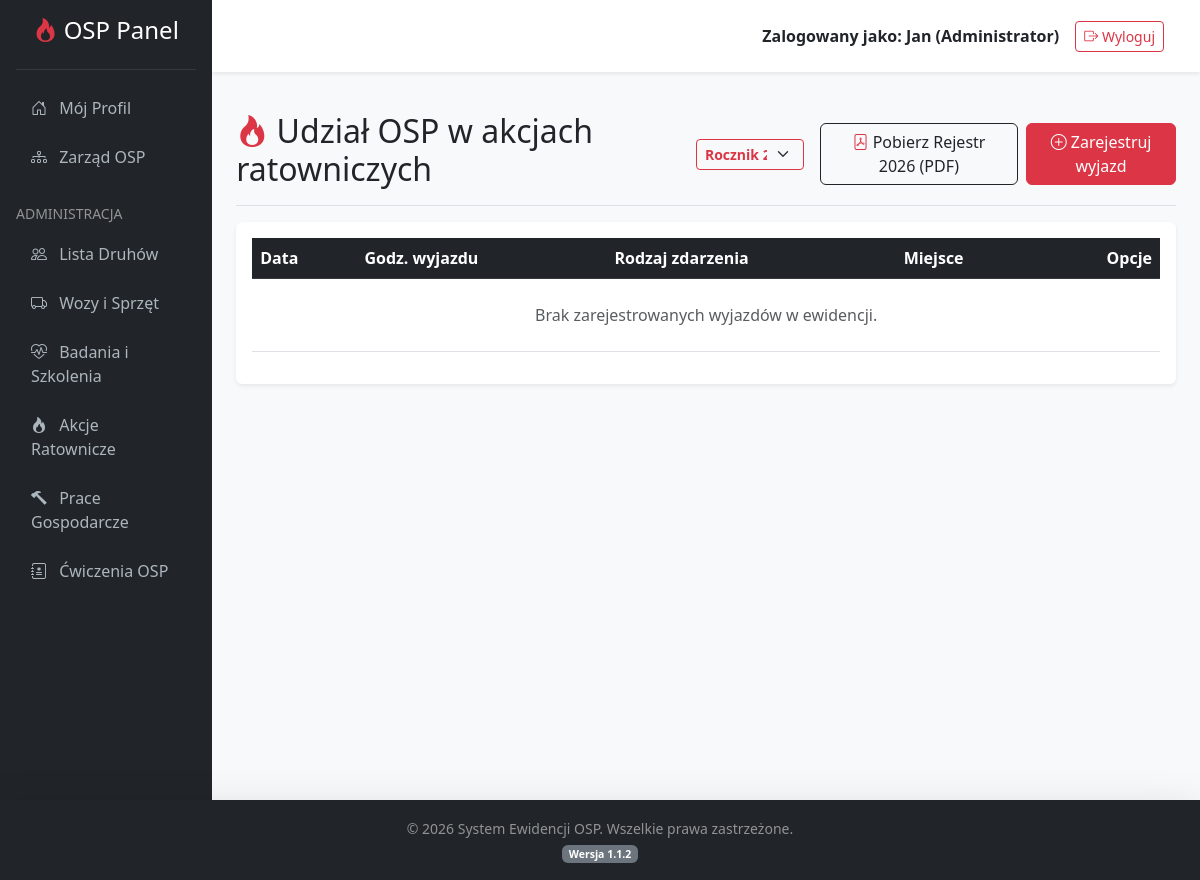
The page /index.php?action=incidents (signed in) on the database as committed earlier.
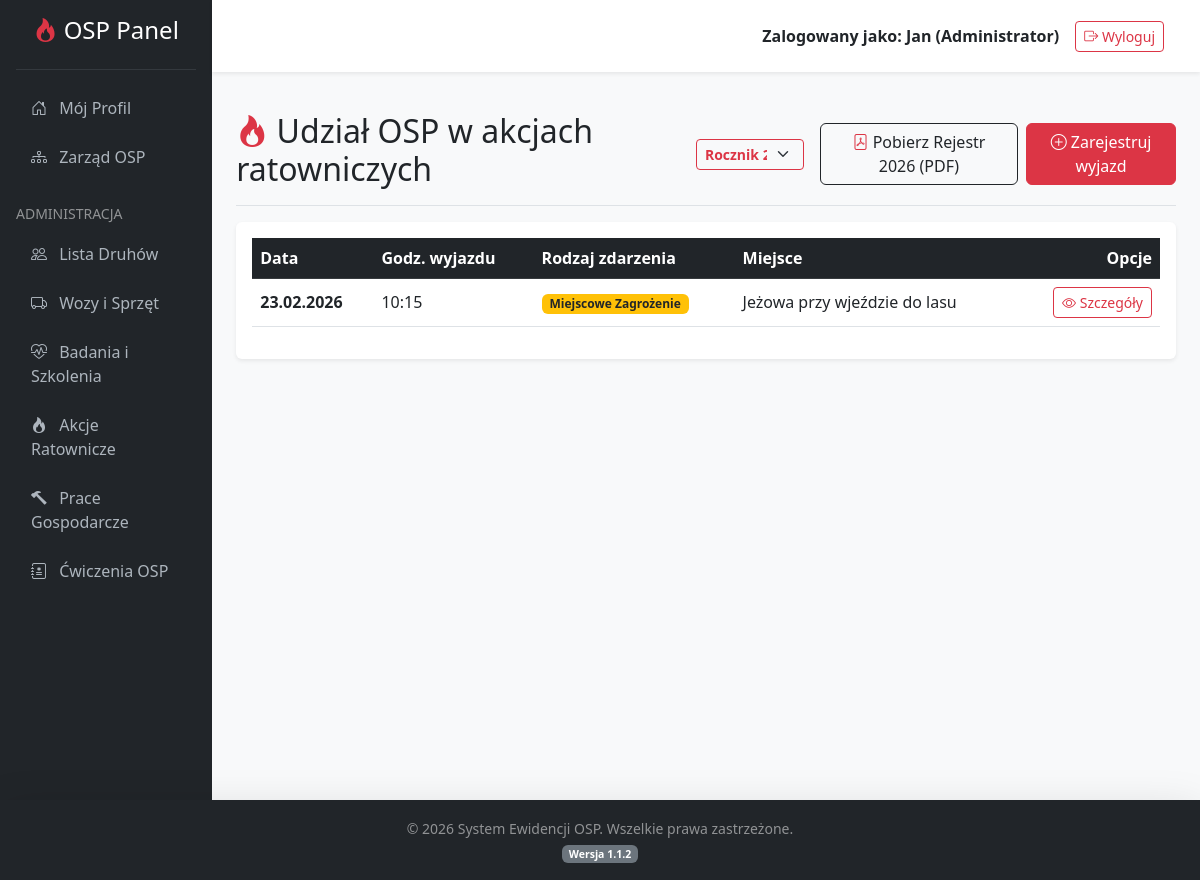
The same page on the database as committed later.
### tables this page shows
CREATE TABLE `incidents` (
  `id` int(11) NOT NULL,
  `incident_date` date NOT NULL,
  `time_departure` time NOT NULL,
  `time_return` time NOT NULL,
  `incident_type` varchar(100) NOT NULL,
  `location` varchar(255) NOT NULL,
  `notes` text DEFAULT NULL,
  `created_at` timestamp NOT NULL DEFAULT current_timestamp()
);

### controllers/IncidentController.php (called while the page is built, shortened)
<?php
require_once 'models/Incident.php';
class IncidentController {
    private $incidentModel;
    public function __construct($dbConnection) {
        $this->db = $dbConnection;
        $this->incidentModel = new Incident($this->db);
    }
    public function index() {
        $dostepne_lata = $this->incidentModel->getAvailableYears();
        $wybrany_rok = isset($_GET['year']) ? (int)$_GET['year'] : date('Y');
        $stmt = $this->incidentModel->readByYear($wybrany_rok);
        $akcje = $stmt->fetchAll(PDO::FETCH_ASSOC);
        require_once 'views/incidents_list.php';
    }
}
?>

### models/Incident.php (called while the page is built, shortened)
<?php
class Incident {
    private $conn;
    private $table_name = "incidents";
    public function __construct($db) {
        $this->conn = $db;
    }
    public function readByYear($year) {
        $query = "SELECT id, incident_date, time_departure, time_return, incident_type, location, notes
                  FROM " . $this->table_name . "
                  WHERE YEAR(incident_date) = :year
                  ORDER BY incident_date DESC, time_departure DESC";
        $stmt = $this->conn->prepare($query);
        $stmt->bindParam(':year', $year, PDO::PARAM_INT);
        $stmt->execute();
        return $stmt;
    }
    public function getAvailableYears() {
        $query = "SELECT DISTINCT YEAR(incident_date) as year FROM " . $this->table_name . " ORDER BY year DESC";
        $stmt = $this->conn->prepare($query);
        $stmt->execute();
        $years = $stmt->fetchAll(PDO::FETCH_COLUMN);
        if (empty($years)) {
            $years[] = date('Y');
        }
        return $years;
    }
}
?>

### views/incidents_list.php (the view, shortened to what this page needs)
<?php include 'views/header.php'; ?>
<div class="d-flex justify-content-between flex-wrap flex-md-nowrap align-items-center pt-3 pb-2 mb-3 border-bottom">
    <h1 class="h2"><i class="bi bi-fire text-danger"></i> Udział OSP w akcjach ratowniczych</h1>
    <div class="d-flex align-items-center">
        <form action="index.php" method="GET" class="d-flex me-3">
            <select name="year" class="form-select form-select-sm border-danger bg-light fw-bold text-danger" onchange="this.form.submit()">
                <?php foreach ($dostepne_lata as $rok): ?>
                    <option value="<?= $rok ?>" <?= ($rok == $wybrany_rok) ? 'selected' : '' ?>>Rocznik <?= $rok ?></option>
                <?php endforeach; ?>
            </select>
        </form>
        <a href="index.php?action=exportIncidentsPdf&year=<?= $wybrany_rok ?>" class="btn btn-outline-dark me-2" target="_blank">
            <i class="bi bi-file-pdf text-danger"></i> Pobierz Rejestr <?= $wybrany_rok ?> (PDF)
        </a>
        <a href="index.php?action=addIncident" class="btn btn-danger"><i class="bi bi-plus-circle"></i> Zarejestruj wyjazd</a>
    </div>
</div>
<div class="card shadow-sm border-0">
    <div class="card-body">
        <div class="table-responsive">
            <table class="table table-hover align-middle">
                <thead class="table-dark">
                    <tr>
                        <th>Data</th>
                        <th>Godz. wyjazdu</th>
                        <th>Rodzaj zdarzenia</th>
                        <th>Miejsce</th>
                        <th class="text-end">Opcje</th>
                    </tr>
                </thead>
                <tbody>
                    <?php if (!empty($akcje)): ?>
                        <?php foreach ($akcje as $akcja): ?>
                            <tr>
                                <td><strong><?= date('d.m.Y', strtotime($akcja['incident_date'])) ?></strong></td>
                                <td><?= date('H:i', strtotime($akcja['time_departure'])) ?></td>
                                <td>
                                    <?php if ($akcja['incident_type'] == 'Pożar'): ?>
                                        <span class="badge bg-danger">Pożar</span>
                                    <?php elseif ($akcja['incident_type'] == 'Miejscowe Zagrożenie'): ?>
                                        <span class="badge bg-warning text-dark">Miejscowe Zagrożenie</span>
                                    <?php else: ?>
                                        <span class="badge bg-secondary"><?= htmlspecialchars($akcja['incident_type']) ?></span>
                                    <?php endif; ?>
                                </td>
                                <td><?= htmlspecialchars($akcja['location']) ?></td>
                                <td class="text-end">
                                    <a href="index.php?action=viewIncident&id=<?= $akcja['id'] ?>" class="btn btn-sm btn-outline-danger">
                                        <i class="bi bi-eye"></i> Szczegóły
                                    </a>
                                </td>
                            </tr>
                        <?php endforeach; ?>
                    <?php else: ?>
                        <tr><td colspan="5" class="text-center text-muted py-4">Brak zarejestrowanych wyjazdów w ewidencji.</td></tr>
                    <?php endif; ?>
                </tbody>
            </table>
        </div>
    </div>
</div>
<?php include 'views/footer.php'; ?>

Rows that differ between the two databases and show on the page:
added incidents: incident_date "23.02.2026", time_departure "10:15", shows "Miejscowe Zagrożenie", location "Jeżowa przy wjeździe do lasu"
Other text that changed with them:
text no longer shown: "Brak zarejestrowanych wyjazdów w ewidencji."
